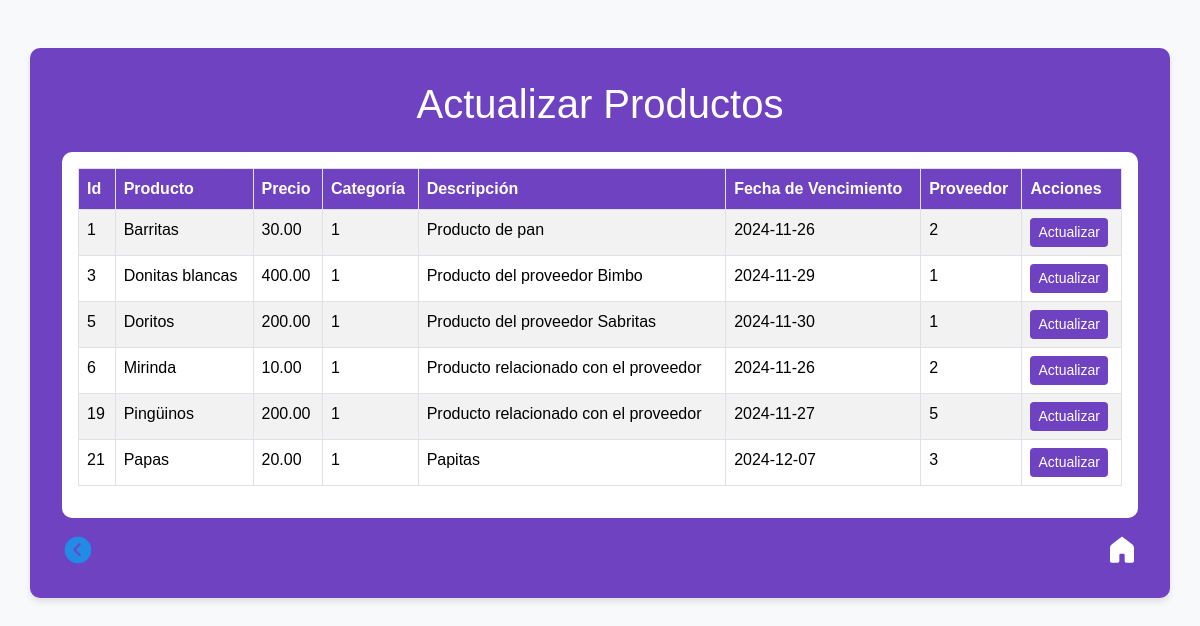
/actproducto.php, run on the app's committed database.
### tables this page shows
CREATE TABLE `productos` (
  `id` int(11) NOT NULL,
  `producto` varchar(255) NOT NULL,
  `descripcion` text NOT NULL,
  `precio` decimal(10,2) NOT NULL,
  `fecha_vencimiento` date NOT NULL,
  `proveedor` int(11) NOT NULL,
  `categoria_id` int(11) NOT NULL,
  `imagen` varchar(255) DEFAULT NULL,
  `total_vendido` int(11) DEFAULT 0
);

### actproducto.php (the view, shortened to what this page needs)
<?php
include './Static/connect/bd.php';
?>
<!DOCTYPE html>
<html lang="en">
<head>
    <link rel="stylesheet" href="https://cdn.jsdelivr.net/npm/bootstrap@5.3.2/dist/css/bootstrap.min.css">
</head>
<body>
<div class="container my-5">
    <h1>Actualizar Productos</h1>
    <div class="table-container mt-4">
        <table class="table table-striped table-bordered">
            <thead>
                <tr>
                    <th>Id</th>
                    <th>Producto</th>
                    <th>Precio</th>
                    <th>Categoría</th>
                    <th>Descripción</th>
                    <th>Fecha de Vencimiento</th>
                    <th>Proveedor</th>
                    <th>Acciones</th>
                </tr>
            </thead>
            <tbody>
                <?php
                $sql = "SELECT * FROM productos";
                $exec = mysqli_query($conn, $sql);
                while($rows = mysqli_fetch_array($exec)){
                ?>
                <tr>
                    <td><?php echo $rows['id']; ?></td>
                    <td><?php echo $rows['producto']; ?></td>
                    <td><?php echo $rows['precio']; ?></td>
                    <td><?php echo $rows['categoria_id']; ?></td>
                    <td><?php echo $rows['descripcion']; ?></td>
                    <td><?php echo $rows['fecha_vencimiento']; ?></td>
                    <td><?php echo $rows['proveedor']; ?></td>
                    <td>
                        <a href="actualizarproducto.php?id=<?php echo $rows['id']?>" class="btn btn-custom btn-sm">Actualizar</a>
                    </td>
                </tr>
                <?php } ?>
            </tbody>
        </table>
    </div>
    <div class="icons">
        <a href="admin.php">
            <img src="./Static/img/back.png" alt="Volver" width="32">
        </a>
        <a href="./index.php">
        </a>
    </div>
</div>
</body>
</html>

### actproducto.php (style rules this page uses)
body { background-color: #f8f9fa; font-family: 'PT Sans', sans-serif; }
.container { background-color: #6f42c1; color: #fff; padding: 2rem; border-radius: 10px; box-shadow: 0 4px 6px rgba(0, 0, 0, 0.1); }
h1 { text-align: center; color: #fff; }
.table-container { background-color: #fff; border-radius: 10px; padding: 1rem; overflow-x: auto; }
.table thead th { background-color: #6f42c1; color: #fff; }
.btn-custom { color: #fff; background-color: #6f42c1; border: none; }
.icons { display: flex; justify-content: space-between; margin-top: 1rem; }

### data on the page
productos: id "1", producto "Barritas", precio "30.00", categoria "1", descripcion "Producto de pan", fecha_vencimiento "2024-11-26", proveedor "2"
productos: id "3", producto "Donitas blancas", precio "400.00", categoria "1", descripcion "Producto del proveedor Bimbo", fecha_vencimiento "2024-11-29", proveedor "1"
productos: id "5", producto "Doritos", precio "200.00", categoria "1", descripcion "Producto del proveedor Sabritas", fecha_vencimiento "2024-11-30", proveedor "1"
productos: id "6", producto "Mirinda", precio "10.00", categoria "1", descripcion "Producto relacionado con el proveedor", fecha_vencimiento "2024-11-26", proveedor "2"
productos: id "19", producto "Pingüinos", precio "200.00", categoria "1", descripcion "Producto relacionado con el proveedor", fecha_vencimiento "2024-11-27", proveedor "5"
productos: id "21", producto "Papas", precio "20.00", categoria "1", descripcion "Papitas", fecha_vencimiento "2024-12-07", proveedor "3"
